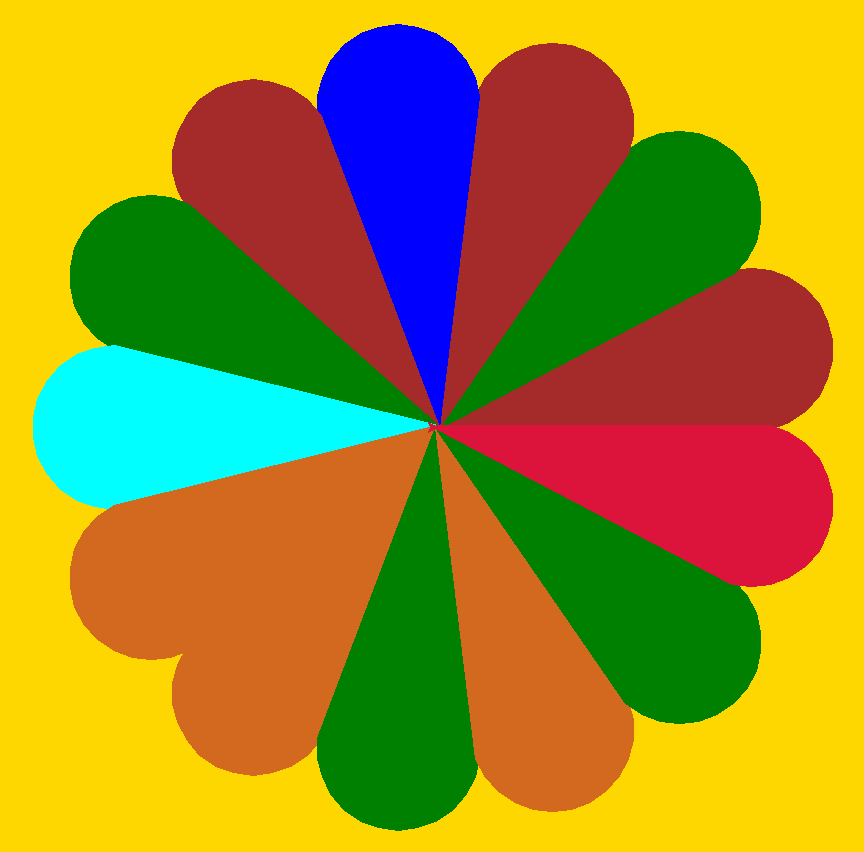

Here is the Python script that generated this plot:
import turtle
from turtle import *
from math import sqrt
from math import cos
from math import pi
from random import randrange


n = int(input('Palun sisesta õielehtede arv: '))
r = float(input('Palun sisesta ringi raadius: '))


nurk = 360/n

### Kolmandat külge on võimalik arvutada valemiga a**2=b**2+c**2-2*b*c*cos(nurk). Nurk peab väljenduma radiaanides.

nurk_rad = (nurk*pi)/180

kolmas = sqrt(2*(r**2)-2*(r**2)*cos(nurk_rad))
              
### Kolmas külg on tippu joonistava poolringi raadius.
              
r_2 = kolmas/2

### Hakkame joonistama!
### Aga enne lisame natuke värvi. Iga õielehe jaoks valib juhuslike arvude generaator välja uue värvi.

kuva = turtle.Screen()
kuva.setup(1000,1000, startx = 300, starty = 50)

kuva.bgcolor('gold')
kuva.title('Lilleke rohus')
värvid = ['green','red','blue','crimson','aqua','brown','chocolate','darkorchid','deepskyblue1','lawngreen']

t = turtle.Pen()
t.pensize(5)
speed(1)
delay(0)

for i in range (n):
    t.color(värvid[randrange(9)])
    t.begin_fill()
    t.forward(r)
    t.left(nurk/2)
    t.circle(r_2,180)
    t.left(nurk/2)
    t.forward(r)
    t.left(180)
    t.end_fill()
exitonclick()
